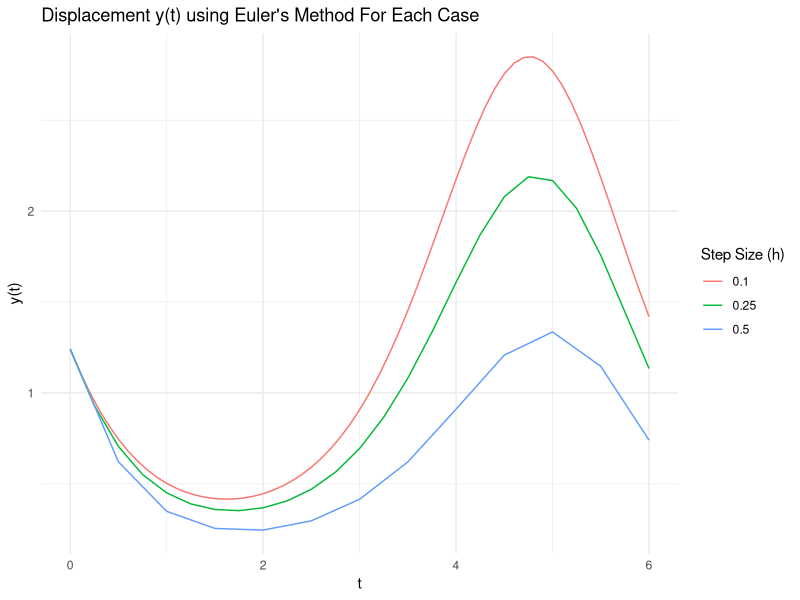
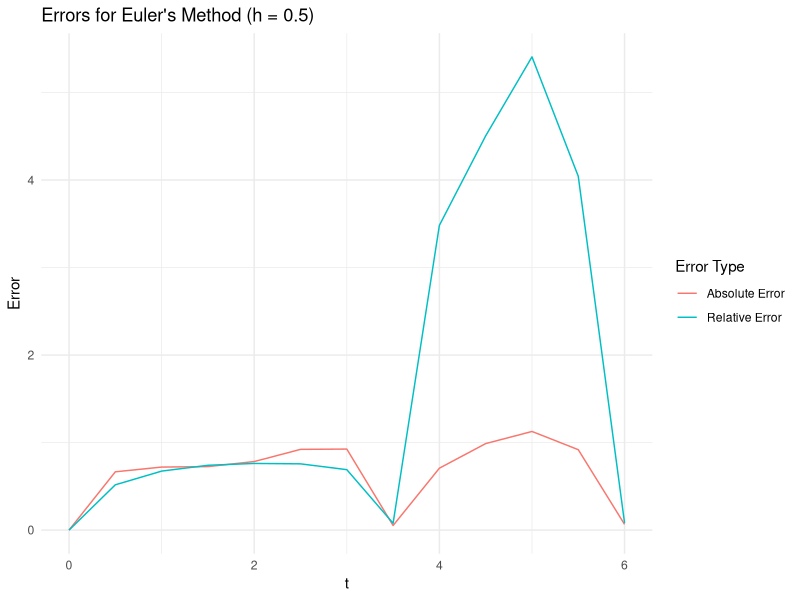

Write the R code that produced these figures, in order.

# Function implementing Euler's method
euler_method <- function(f, y0, t0, t_end, h) {
  t_values <- seq(t0, t_end, by = h)
  y_values <- numeric(length(t_values))
  y_values[1] <- y0
  
  for (i in 1:(length(t_values) - 1)) {
    y_values[i + 1] <- y_values[i] + h * f(t_values[i], y_values[i])
  }
  
  return(data.frame(t = t_values, y = y_values))
}

# Function representing the ODE y' = -y * cos(t)
ode_function <- function(t, y) {
  -y * cos(t)
}

# Initial conditions and parameters
y0 <- 1.241
t0 <- 0
t_end <- 6

# Calculate y(t) for different step sizes
h_values <- c(0.5, 0.25, 0.1)
solutions <- lapply(h_values, function(h) euler_method(ode_function, y0, t0, t_end, h))

# Plot the results
library(ggplot2)

plot_data <- do.call(rbind, lapply(1:length(h_values), function(i) {
  data <- solutions[[i]]
  data$h <- h_values[i]
  data
}))

ggplot(plot_data, aes(x = t, y = y, color = factor(h), group = h)) +
  geom_line() +
  labs(title = "Displacement y(t) using Euler's Method For Each Case",
       x = "t",
       y = "y(t)",
       color = "Step Size (h)") +
  theme_minimal()

# Load necessary library
library(ggplot2)

# Exact solution function based on the given formula
exact_solution <- function(t) {
  0.5 * exp(sin(2 * exp(-sin(t))))
}

# Function implementing Euler's method
euler_method <- function(f, y0, t0, t_end, h) {
  t_values <- seq(t0, t_end, by = h)
  y_values <- numeric(length(t_values))
  y_values[1] <- y0
  
  for (i in 1:(length(t_values) - 1)) {
    y_values[i + 1] <- y_values[i] + h * f(t_values[i], y_values[i])
  }
  
  return(data.frame(t = t_values, y = y_values))
}

# Initial conditions and parameters
y0 <- 1.241
t0 <- 0
t_end <- 6
h <- 0.5

# Define the ODE function y' = -y * cos(t)
ode_function <- function(t, y) {
  -y * cos(t)
}

# Calculate y(t) using Euler's Method for h = 0.5
solution_0.5 <- euler_method(ode_function, y0, t0, t_end, h)
t_0.5 <- solution_0.5$t
y_0.5 <- solution_0.5$y

# Calculate the exact solution values for comparison
y_exact_0.5 <- exact_solution(t_0.5)

# Calculate absolute and relative errors
absolute_error <- abs(y_exact_0.5 - y_0.5)
relative_error <- absolute_error / abs(y_exact_0.5)

# Create data frame for errors
error_data <- data.frame(t = t_0.5, absolute_error = absolute_error, relative_error = relative_error)

# Plot the errors
ggplot(error_data, aes(x = t)) +
  geom_line(aes(y = absolute_error, color = "Absolute Error")) +
  geom_line(aes(y = relative_error, color = "Relative Error")) +
  labs(title = "Errors for Euler's Method (h = 0.5)",
       x = "t",
       y = "Error",
       color = "Error Type") +
  theme_minimal()
